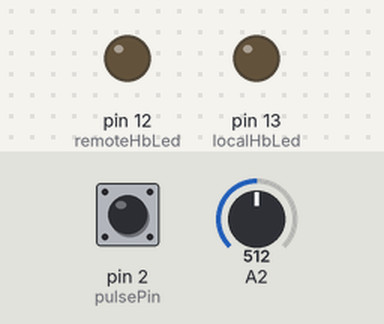
Simulated run of this sketch. Board: Arduino Uno, built with avr-gcc and run on an emulated ATmega328P. Parts: output pins drawn as LEDs (lit = HIGH). The test bench sets the inputs (shaded band); at power-on: pin 2 (pulsePin) LOW, A2 = 512. What the sketch prints to the serial monitor is not drawn.

Above: at 4.6 s.
4.7 s: pin 2 (pulsePin) pulled HIGH for 0.15 s
At 4.77 s:
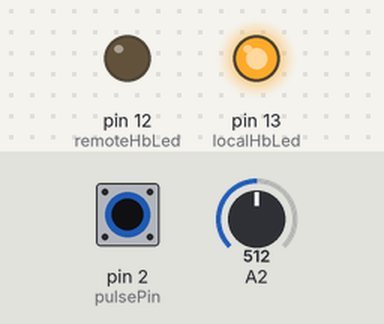
6.3 s: pin 2 (pulsePin) pulled HIGH for 1 s
At 8.0 s:
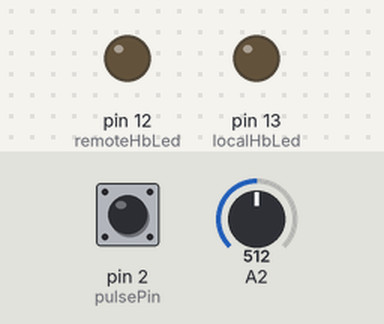
8.8 s: pin 2 (pulsePin) pulled HIGH for 3.2 s
At 9.2 s:
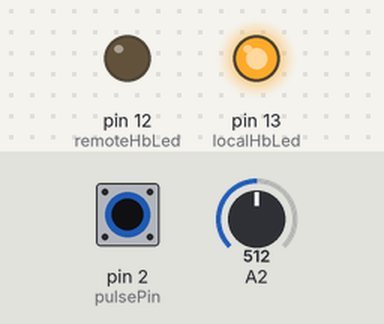
13.5 s: A2 set to 533
At 14.1 s:
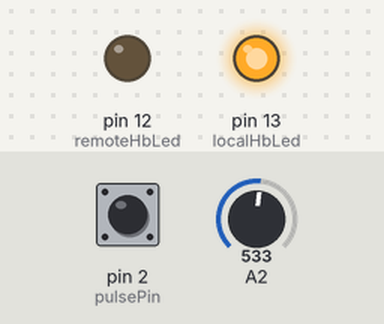
Timing chart, 0 to 16.0 s (numbered marks = the images above; inputs shaded):
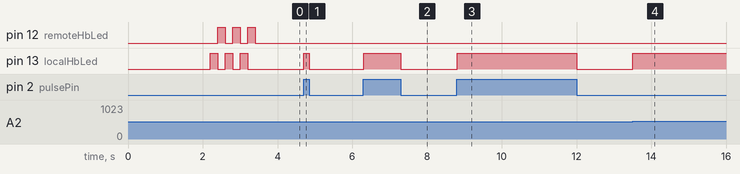

Measured:
- after the input at 4.7 s, pin 13 (localHbLed): LOW → HIGH at once, → LOW 0.15 s later
- after the input at 6.3 s, pin 13 (localHbLed): LOW → HIGH at once, → LOW 1.0 s later
- after the input at 8.8 s, pin 13 (localHbLed): LOW → HIGH at once, → LOW 3.2 s later
- after the input at 13.5 s, pin 13 (localHbLed): LOW → HIGH at once

The sketch:

PulseSensorSwitchTest.ino
```cpp
// PulseSensorSwitchTest
// the code is a preliminary test to hooking up the PulseSensor
// it shows how to hook up a switch to a local input
// turn on a local LED
// send the local signal to the other Fio
// blink the remote Fio LED

// code was derived from the PulseSensorAmped_Arduino_01.ino, pulsesensor.com


// XBee settings (use X-TCU)
// XBee 1:
// PAN ID: 1111
// DH: 0
// DL: 12
// MY: 11 (=radio #17)

// XBee 2:
// PAN ID: 1111
// DH: 0
// DL: 11
// MY: 12 (=radio #18)


// pulse sensor variables
// int pulsePin = 0;          // pulse sensor purple wire connected to analog pin 0
int fadeRate = 0;          // used to fade LED on PWM pin 11
                                    // these are volatile because they are used during the interrupt!
volatile int BPM;                   // used to hold the pulse rate
volatile int Signal;                // holds the incoming raw data
volatile int HRV;                   // holds the time between beats
volatile boolean Pulse = false;     // true when pulse wave is high, false when it's low
volatile boolean QS = false;        // becomes true when pulse rate is determined. every 20 pulses


int pulsePin = 2; // button with 10k to gnd, this simulates the pulse from the pulse sensor
int localHbLed = 13; // LED to gnd
int remoteHbLed = 12; // LED to gnd

int index = 0;
int pulseState = 0;
int lastState = 0;

const int terminatingChar = 13; // Terminate lines with CR


// ---------------------------------------------
void setup(){

  pinMode(localHbLed,OUTPUT);
  pinMode(remoteHbLed,OUTPUT);
  pinMode(pulsePin, INPUT);

  Serial.begin(57600);
  Serial.print(255);

  interruptSetup();      // sets up to read Pulse Sensor signal every 1mS

  analogReference(EXTERNAL); // set up for 3.3v usage

  delay(2000);
  blink(3); // show we're on...
}

// ---------------------------------------------
void loop(){

  // sendDataToProcessing('S', Signal);   // send Processing the raw Pulse Sensor data

 if (QS == true){                     // Quantified Self flag is true when arduino finds a heartbeat
    fadeRate = 255;                    // Set 'fadeRate' Variable to 255 to fade LED with pulse
    // sendDataToProcessing('B',BPM);     // send the time between beats with a 'B' prefix
    // sendDataToProcessing('Q',HRV);     // send heart rate with a 'Q' prefix
    QS = false;                        // reset the Quantified Self flag for next time
   }


  pulseState = digitalRead(pulsePin);

  if (lastState != pulseState) {
    if (pulseState == HIGH) {
      // turn LED on:
      digitalWrite(localHbLed, HIGH);
      sendDataToOther("pulseUp");
      lastState = HIGH;
    }

    if (pulseState == LOW) {
      // turn LED off:
      digitalWrite(localHbLed, LOW);
      sendDataToOther("pulseDn");
      lastState = LOW;
    }
  }

  getDataFromOther();
  delay(50);    //  take a break
}


// ---------------------------------------------
void sendDataToOther(String pulseVal){
  // send info to the other xbee
  if (pulseVal == "pulseUp"){
    Serial.print("pulseUp\r");
  }
  else {
    Serial.print("pulseDn\r");
  }
}


// ---------------------------------------------
void getDataFromOther() {

  char* theOtherPulse = serialReader();

  if (strcmp(theOtherPulse, "pulseUp") == 0) {
    digitalWrite(remoteHbLed,HIGH);
    Serial.println("recd... HIGH ");
  }

  if (strcmp(theOtherPulse, "pulseDn") == 0) {
    digitalWrite(remoteHbLed,LOW);
    Serial.println("recd... LOW ");
  }
}


// ---------------------------------------------
// read serial port
char* serialReader(){
  static char serialReadString[50] = "";
  index=0;
  int inByte = Serial.read();

  if (inByte > 0 && inByte != terminatingChar) { // If we see data (inByte > 0) and that data isn't a carriage return
    delay(50); //Allow serial data time to collect (I think. All I know is it doesn't work without this.)

    while (Serial.available() > 0 && inByte != terminatingChar && index <= 49){ // As long as EOL not found and there's more to read, keep reading
      serialReadString[index] = inByte; // Save the data in a character array
      index++; // increment position in array
      inByte = Serial.read(); // Read next byte
    }

    if (index >= 49){
      return "b"; // return this when the buffer is full
    }

    // If we terminated properly
    if (inByte == terminatingChar) {
      serialReadString[index] = 0; //Null terminate the serialReadString (Overwrites last position char (terminating char) with 0
      return serialReadString;
    }
  }
  return "n"; // return this when nothing is recieved...
}


// ---------------------------------------------
// convert string to int
int stringToInt(String thisString) {
  int i, value, length;
  length = thisString.length();
  char blah[(length+1)];
  for(i=0; i<length; i++) {
    blah[i] = thisString.charAt(i);
  }
  blah[i]=0;
  value = atoi(blah);
  return value;
}

// ---------------------------------------------
// blink n times
void blink(int howManyTimes){
  digitalWrite(localHbLed, LOW);
  digitalWrite(remoteHbLed, LOW);
  delay(200);
  for (int i=0; i< howManyTimes; i++){
    digitalWrite(localHbLed, HIGH);
    digitalWrite(remoteHbLed, LOW);
    delay(200);
    digitalWrite(localHbLed, LOW);
    digitalWrite(remoteHbLed, HIGH);
    delay(200);
  }
  digitalWrite(remoteHbLed, LOW);
}
```

Interrupt.ino
```cpp
volatile int rate[10];                    // used to get running average of HRV values
volatile unsigned long lastBeatTime = 0;  // used to find the time between beats
volatile int sampleCounter;               // used to determine pulse timing
volatile int runningTotal;                // used to keep track of pulses
volatile boolean firstBeat = true;        // used to seed rate array so we startup with reasonable BPM
volatile boolean secondBeat = true;       // used to seed rate array so we startup with reasonable BPM


void interruptSetup(){

  // Initializes Timer1 to throw an interrupt every 1mS.
  TCCR1A = 0x00; // DISABLE OUTPUTS AND PWM ON DIGITAL PINS 9 & 10
  TCCR1B = 0x11; // GO INTO 'PHASE AND FREQUENCY CORRECT' MODE, NO PRESCALER
  TCCR1C = 0x00; // DON'T FORCE COMPARE
  TIMSK1 = 0x01; // ENABLE OVERFLOW INTERRUPT (TOIE1)
  ICR1 = 8000;   // TRIGGER TIMER INTERRUPT EVERY 1mS
  sei();         // MAKE SURE GLOBAL INTERRUPTS ARE ENABLED

}


// THIS IS THE TIMER 1 INTERRUPT SERVICE ROUTINE.
ISR(TIMER1_OVF_vect){ // triggered every time Timer 1 overflows
  // Timer 1 makes sure that we take a reading every milisecond
  Signal = analogRead(pulsePin);  // read the Pulse Sensor
  sampleCounter++;                // keep track of the time with this variable (ISR triggered every 1mS

  //  NOW IT'S TIME TO LOOK FOR THE HEART BEAT
  int H = sampleCounter-lastBeatTime;      // monitor the time since the last beat to avoid noise
  if ( (Signal > 520) && (Pulse == false) && (H > 500) ){
    // signal surges up in value every time there is a pulse
    Pulse = true;                       // set the Pulse flag when we think there is a pulse
    digitalWrite(13,HIGH);              // turn on pin 13 LED
    HRV = sampleCounter - lastBeatTime; // measure time between beats in mS
    lastBeatTime = sampleCounter;       // keep track of time for next pulse
    if(firstBeat){                      // if it's the first time we found a beat
      firstBeat = false;                // clear firstBeat flag
      return;                           // HRV value is unreliable so discard it
    }
    if(secondBeat){                     // if this is the second beat
      secondBeat = false;               // clear secondBeat flag
      for(int i=0; i<=9; i++){          // seed the running total to get a realisitic BPM at startup
        rate[i] = HRV;
      }
    }
    // keep a running total of the last 10 HRV values
    for(int i=0; i<=8; i++){
      rate[i] = rate[i+1];          // shift data in the rate array and drop the oldest HRV value
    }
  rate[9] = HRV;                    // add the latest HRV to the rate array
  runningTotal = 0;                 // clear the runningTotal variable
  for(int i=0; i<=9; i++){
    runningTotal += rate[i];        // add up the last 10 HRV values
  }
  runningTotal /= 10;               // average the last 10 HRV values
  BPM = 60000/runningTotal;         // how many beats can fit into a minute? that's BPM!
  QS = true;                        // set Quantified Self flag when beat is found and BPM gets updated.
  // QS FLAG IS NOT CLEARED INSIDE THIS ISR
  }


  if (Signal < 500 && Pulse == true){   // when the values are going down, it's the time between beats
    digitalWrite(13,LOW);               // turn off pin 13 LED
    Pulse = false;                      // reset the Pulse flag so we can do it again!
  }

}// end isr
```
